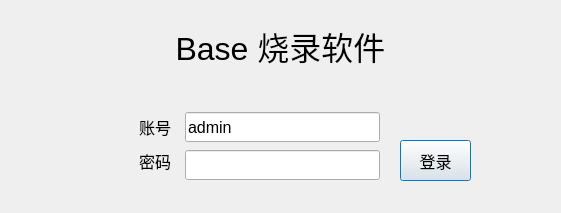
<?xml version="1.0" encoding="UTF-8"?>
<ui version="4.0">
 <class>UsrLandDlg</class>
 <widget class="QDialog" name="UsrLandDlg">
  <property name="geometry">
   <rect>
    <x>0</x>
    <y>0</y>
    <width>561</width>
    <height>213</height>
   </rect>
  </property>
  <property name="windowTitle">
   <string>Dialog</string>
  </property>
  <property name="styleSheet">
   <string notr="true"/>
  </property>
  <widget class="QLabel" name="stateLabel">
   <property name="geometry">
    <rect>
     <x>180</x>
     <y>80</y>
     <width>181</width>
     <height>31</height>
    </rect>
   </property>
   <property name="font">
    <font>
     <pointsize>11</pointsize>
    </font>
   </property>
   <property name="styleSheet">
    <string notr="true">color: rgb(255, 0, 0);</string>
   </property>
   <property name="text">
    <string/>
   </property>
  </widget>
  <widget class="QLineEdit" name="nameLineEdit">
   <property name="geometry">
    <rect>
     <x>185</x>
     <y>112</y>
     <width>195</width>
     <height>30</height>
    </rect>
   </property>
   <property name="font">
    <font>
     <pointsize>12</pointsize>
     <weight>50</weight>
     <bold>false</bold>
    </font>
   </property>
   <property name="text">
    <string>admin</string>
   </property>
  </widget>
  <widget class="QLineEdit" name="pwdLineEdit">
   <property name="geometry">
    <rect>
     <x>185</x>
     <y>150</y>
     <width>195</width>
     <height>30</height>
    </rect>
   </property>
   <property name="font">
    <font>
     <weight>50</weight>
     <bold>false</bold>
    </font>
   </property>
   <property name="text">
    <string/>
   </property>
   <property name="echoMode">
    <enum>QLineEdit::Password</enum>
   </property>
  </widget>
  <widget class="QPushButton" name="landBtn">
   <property name="geometry">
    <rect>
     <x>400</x>
     <y>140</y>
     <width>71</width>
     <height>41</height>
    </rect>
   </property>
   <property name="font">
    <font>
     <family>微软雅黑</family>
     <pointsize>12</pointsize>
    </font>
   </property>
   <property name="cursor">
    <cursorShape>PointingHandCursor</cursorShape>
   </property>
   <property name="text">
    <string>登录</string>
   </property>
   <property name="autoDefault">
    <bool>true</bool>
   </property>
  </widget>
  <widget class="QLabel" name="label">
   <property name="geometry">
    <rect>
     <x>60</x>
     <y>112</y>
     <width>111</width>
     <height>30</height>
    </rect>
   </property>
   <property name="font">
    <font>
     <family>微软雅黑</family>
     <pointsize>12</pointsize>
    </font>
   </property>
   <property name="styleSheet">
    <string notr="true"/>
   </property>
   <property name="text">
    <string>账号</string>
   </property>
   <property name="alignment">
    <set>Qt::AlignRight|Qt::AlignTrailing|Qt::AlignVCenter</set>
   </property>
  </widget>
  <widget class="QLabel" name="label_2">
   <property name="geometry">
    <rect>
     <x>60</x>
     <y>146</y>
     <width>111</width>
     <height>30</height>
    </rect>
   </property>
   <property name="font">
    <font>
     <family>微软雅黑</family>
     <pointsize>12</pointsize>
    </font>
   </property>
   <property name="styleSheet">
    <string notr="true"/>
   </property>
   <property name="text">
    <string>密码</string>
   </property>
   <property name="alignment">
    <set>Qt::AlignRight|Qt::AlignTrailing|Qt::AlignVCenter</set>
   </property>
  </widget>
  <widget class="QLabel" name="label_3">
   <property name="geometry">
    <rect>
     <x>0</x>
     <y>10</y>
     <width>561</width>
     <height>71</height>
    </rect>
   </property>
   <property name="font">
    <font>
     <pointsize>24</pointsize>
     <weight>50</weight>
     <bold>false</bold>
    </font>
   </property>
   <property name="styleSheet">
    <string notr="true"/>
   </property>
   <property name="text">
    <string>Base 烧录软件</string>
   </property>
   <property name="alignment">
    <set>Qt::AlignCenter</set>
   </property>
  </widget>
 </widget>
 <resources/>
 <connections/>
</ui>
